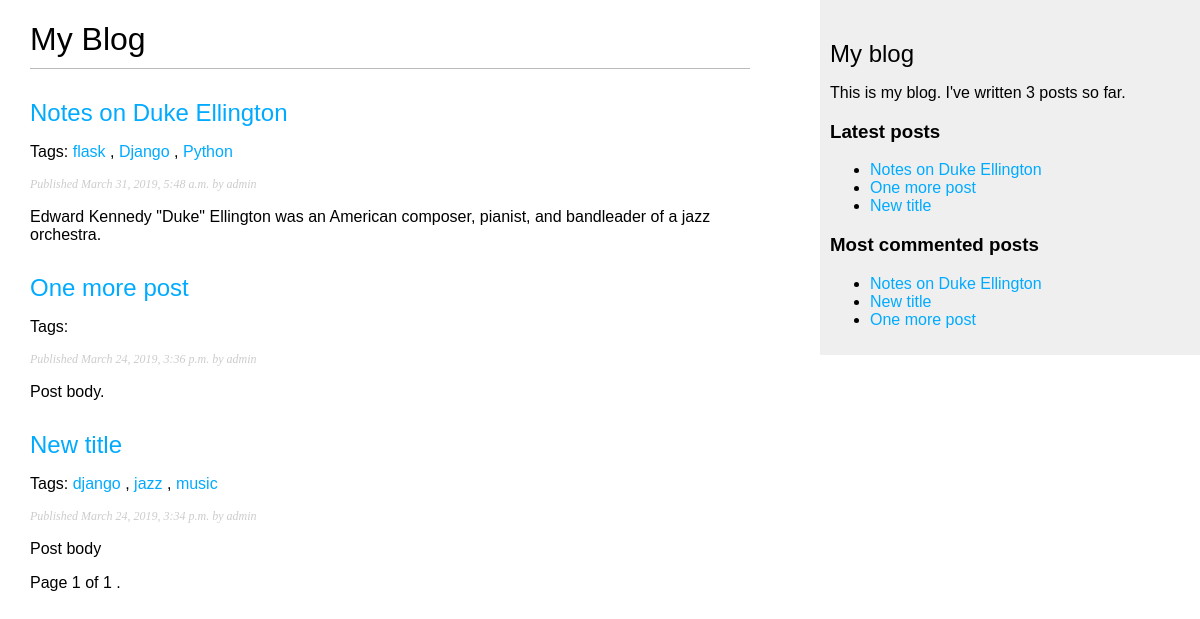
/blog/, run on an earlier commit of the app's database.
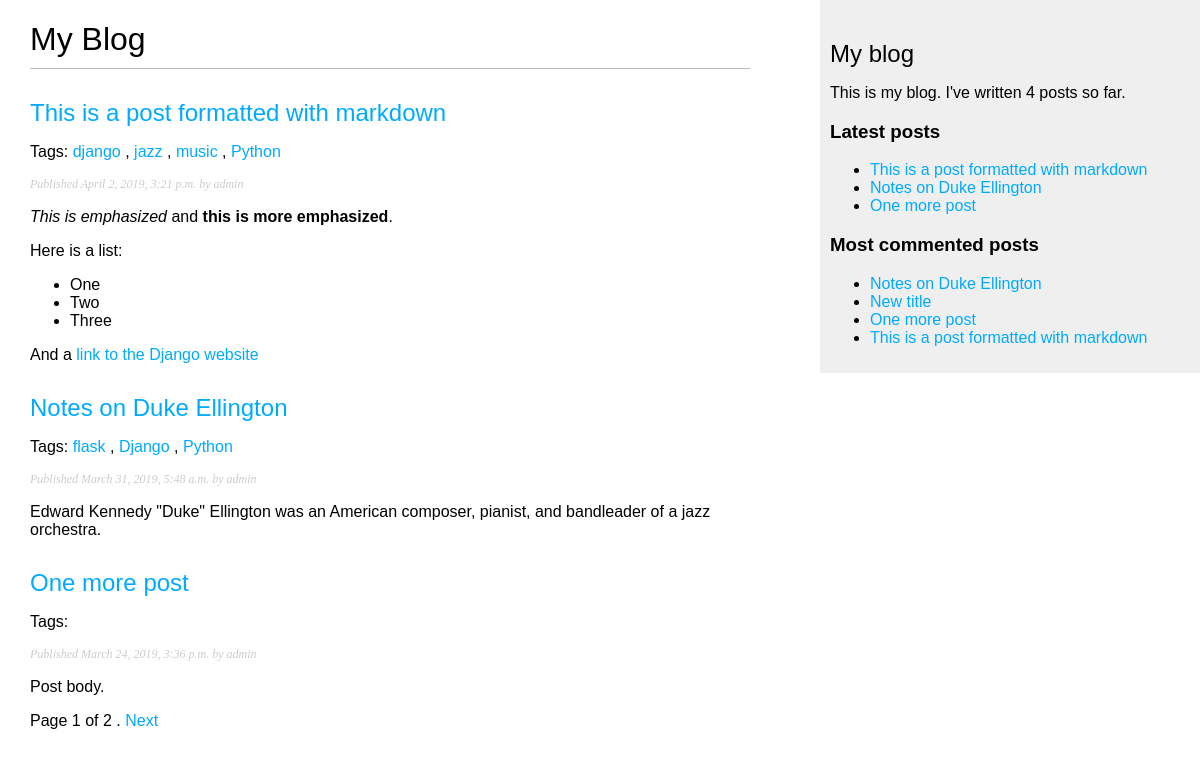
And on a later commit of the database.
### blog/models.py (models this page shows, shortened)
class Post(models.Model):
	STATUS_CHOICE = (
       ('draft', 'Draft'),
       ('published', 'Published'),
		)
	title = models.CharField(max_length=250)
	slug = models.SlugField(max_length=250, unique_for_date='publish')
	author = models.ForeignKey(User, on_delete=models.CASCADE, related_name='blog_posts')
	body = models.TextField()
	publish = models.DateTimeField(default=timezone.now)
	created = models.DateTimeField(auto_now_add=True)
	updated = models.DateTimeField(auto_now=True)
	status = models.CharField(max_length=10, choices=STATUS_CHOICE, default='draft')
	objects = models.Manager()
	published = PublishedManager()
	tags = TaggableManager()
	class Meta:
		ordering = ('-publish',)
	def get_absolute_url(self):
		return reverse('blog:post_detail', args=[self.publish.year, self.publish.month, self.publish.day, self.slug])

### blog/views.py (the view)
# urls.py: path('', views.post_list, name='post_list'),
def post_list(request, tag_slug=None):
	object_list = Post.published.all()
	tag=None
	if tag_slug:
		tag = get_object_or_404(Tag, slug=tag_slug)
		object_list = object_list.filter(tags__in=[tag])
	paginator = Paginator(object_list, 3)
	page = request.GET.get('page')
	try:
		posts = paginator.page(page)
	except PageNotAnInteger:
		posts = paginator.page(1)
	except EmptyPage:
		posts = paginator.page(paginator.num_pages)
	return render(request, 'blog/post/list.html', {'page': page, 'posts' : posts, 'tag' : tag})

### blog/models.py (called while the page is built)
	def get_queryset(self):
		return super(PublishedManager, self).get_queryset().filter(status='published')

### blog/templatetags/blog_tags.py (called while the page is built)
@register.simple_tag
def total_posts():
	return Post.published.count()

@register.inclusion_tag('blog/post/latest_posts.html')
def show_latest_posts(count=5):
	latest_posts = Post.published.order_by('-publish')[:count]
	return {'latest_posts': latest_posts}

@register.simple_tag
def get_most_commented_posts(count=5):
	return Post.published.annotate(total_comments=Count('comments')).order_by('-total_comments')[:count]

@register.filter(name='markdown')
def markdown_format(text):
	return mark_safe(markdown.markdown(text))

### blog/templates/blog/post/list.html (shortened to what this page needs)
{% extends "blog/base.html" %}
{% load blog_tags %}
{% block content %}
	<h1>My Blog</h1>
	{% for post in posts %}
		<h2>
				<a href=" {{ post.get_absolute_url }} " >
					{{ post.title }}
				</a>
		</h2>
		<p class="tags" >Tags:
				{% for tag in post.tags.all %}
					<a href="{% url "blog:post_list_by_tag"  tag.slug %}" >
						{{ tag.name }}
					</a>
						{% if not forloop.last %}, {% endif %}
				{% endfor %}
		</p>
		<p class="date">
			Published {{ post.publish }} by {{ post.author }}
		</p>
		{{ post.body|markdown|truncatewords_html:30 }}
	{% endfor %}
	{% include "pagination.html" with page=posts %}
{% endblock %}

### blog/templates/blog/base.html (shortened to what this page needs)
{% load blog_tags %}
{% load static %}
<!DOCTYPE html>
<html>
<head>
	<link rel="stylesheet" type="text/css" href="{% static "css/blog.css"  %}">
</head>
<body>
	<div id="content">
		{% block content %}
		{% endblock %}
	</div>
	<div id="sidebar" >
		<h2>My blog</h2>
		<p>This is my blog. I've written {% total_posts %} posts so far.</p>
		<h3>Latest posts</h3>
		{% show_latest_posts 3 %}
		<h3>Most commented posts</h3>
		{% get_most_commented_posts as most_commented_posts %}
		<ul>
			{% for post in most_commented_posts %}
			<li>
				<a href="{{ post.get_absolute_url }}"> {{ post.title }} </a>
			</li>
			{% endfor %}
		</ul>
	</div>
</body>
</html>

### blog/templates/pagination.html (shortened to what this page needs)
<div clas="pagination">
	<span class="step-links">
		<span class="current" >
			Page {{ page.number }} of {{ page.paginator.num_pages }} .
		</span>
		{% if page.has_next %}
              <a href="?page= {{ page.next_page_number  }} " >Next</a>
		{% endif %}
	</span>
</div>

### blog/templates/blog/post/latest_posts.html
<ul>
	{% for post in latest_posts %}
	<li>
		<a href="{{ post.get_absolute_url }}"> {{ post.title }} </a>
	</li>
	{% endfor %}
</ul>

### blog/static/css/blog.css (style rules this page uses)
body { margin:0; padding:0; font-family:helvetica, sans-serif; }
a { color:#00abff; text-decoration:none; }
h1 { font-weight:normal; border-bottom:1px solid #bbb; padding:0 0 10px 0; }
h2 { font-weight:normal; margin:30px 0 0; }
#content { float:left; width:60%; padding:0 0 0 30px; }
#sidebar { float:right; width:30%; padding:10px; background:#efefef; height:100%; }
p.date { color:#ccc; font-family: georgia, serif; font-size: 12px; font-style: italic; }

What changed in the data, as far as the page shows it:
no longer on one of the page's lists (row edited): Post: title "New title", publish "March 24, 2019, 3:34 p.m.", author "admin", body "Post body"
added Post: title "This is a post formatted with markdown", publish "April 2, 2019, 3:21 p.m.", author "admin", body "This is emphasized and this is more emphasized . Here is a list: One Two Three And a link to the Django website", Tag (name "django"), Tag (name "jazz"), Tag (name "music"), Tag (name "Python")
changed Post "New title": loses Tag (name "django"); loses Tag (name "jazz"); loses Tag (name "music")
Also different on the page:
{{ page.paginator.num_pages }}: "1" → "2"
text no longer shown: "3"
text now shown: "Next 4"
